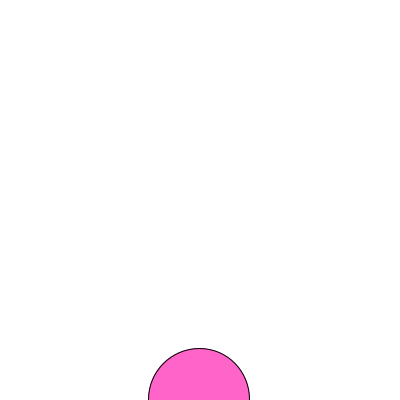
Frame 1 (no input)
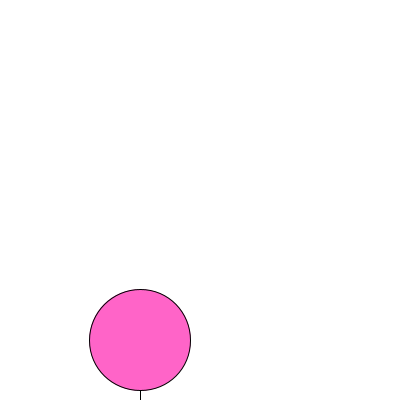
Frame 60 (the mouse pressed at the canvas centre just before this capture)
Frame 120 (the mouse held since frame 60 and released just before this capture): identical to frame 60, image omitted

The Processing sketch that drew these frames (run headless with seeded random() and noise(); from frame 60 on, the mouse is pressed at the canvas centre):

// Processing sketch: Assignment1
// ── Assignment1.pde
//Thanakrit
//10.08.2020
//Add mousePressed stop in current position

//class name Balloon
class Balloon {
  float position_X;
  float position_Y;
  float diameter;
  float wind;
  
  //Constructor
  Balloon(float x,float tempD) {
    position_X = x;
    position_Y = height;
    diameter = random(tempD)+50;
    wind = int(random(-150,150));
  }
  
  //function to make balloon float up
  void ascend() {
    if (mousePressed) {
      position_Y = position_Y; //stop at current y position
    } else if ( position_Y < ((width/2)+height)) {
        position_Y -= 1;
    }
  }    
  
  //function to make balloon move left and right
  void wind() {
    if (mousePressed) {
      position_X = position_X; //stop at current x position
    } else if (wind == 0) {
      wind = int(random(-150,150));
    } else if (wind > 0) {
        position_X += 1;
        wind -= 1;
    } else if (wind < 0) {
        position_X -= 1;
        wind += 1;
    }
  }
  
  //function to create balloon
  void craft_balloon() {
    fill(255,100,200); //fill color to balloon
    ellipse(position_X,position_Y,diameter,diameter);
    line(position_X,position_Y+(diameter/2),position_X,position_Y+(diameter+50));
  }
}

Balloon balloon_1;

void setup() {
  size(400,400); //set resolution
  balloon_1 = new Balloon(200,80);  //create object
}

void draw() {
  background(255); //fill background
  balloon_1.ascend();
  balloon_1.wind();
  balloon_1.craft_balloon();
}
